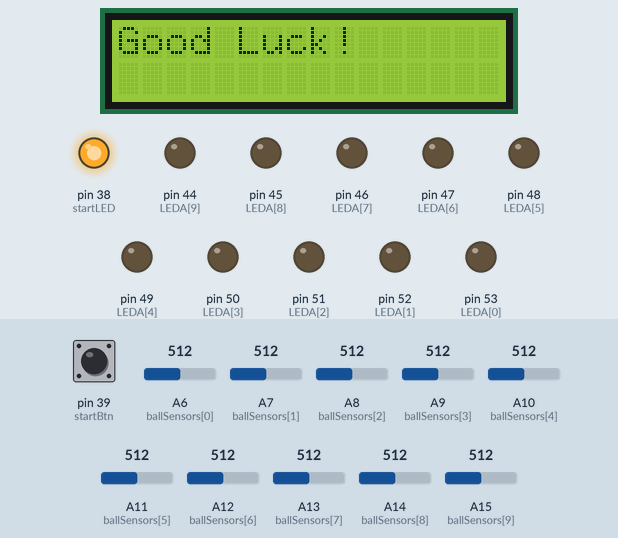
The program below on a simulated Arduino Mega 2560, built with avr-gcc and run on an emulated ATmega2560. On the bench: 16×2 character LCD, output pins drawn as LEDs (lit = HIGH). The test bench sets the inputs (shaded band); at power-on: A6 (ballSensors[0]) = 512, A8 (ballSensors[2]) = 512, A7 (ballSensors[1]) = 512, pin 39 (startBtn) HIGH, A9 (ballSensors[3]) = 512, A10 (ballSensors[4]) = 512, A11 (ballSensors[5]) = 512, A12 (ballSensors[6]) = 512, A13 (ballSensors[7]) = 512, A14 (ballSensors[8]) = 512, A15 (ballSensors[9]) = 512.

Above: at 1.2 s.
1.3 s: A6 (ballSensors[0]) set to 54
2.8 s: A6 (ballSensors[0]) set to 45
At 4.0 s:
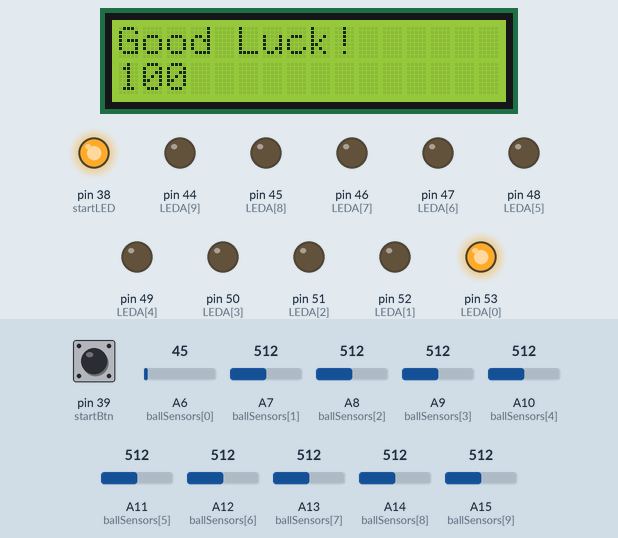
4.3 s: A8 (ballSensors[2]) set to 57
5.8 s: A8 (ballSensors[2]) set to 48
At 6.6 s:
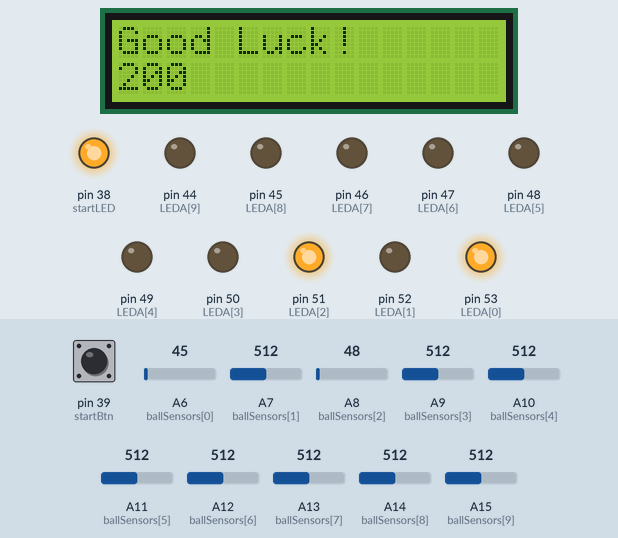
7.3 s: A7 (ballSensors[1]) set to 55
8.8 s: A7 (ballSensors[1]) set to 46
At 10.1 s:
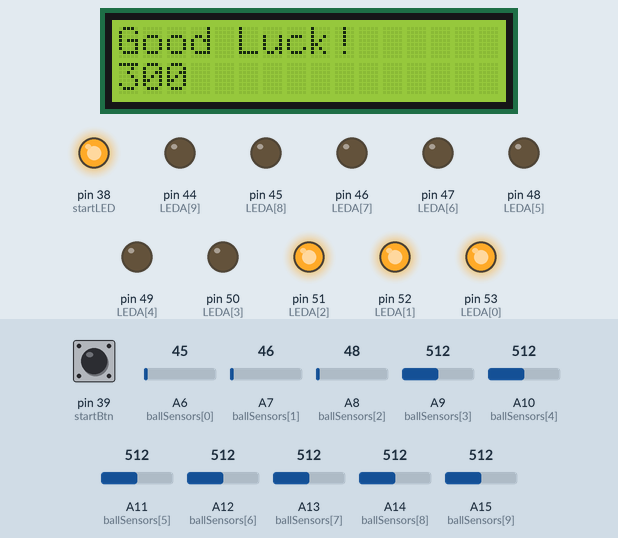
Timing chart, 0 to 11.3 s (numbered marks = the images above; inputs shaded):
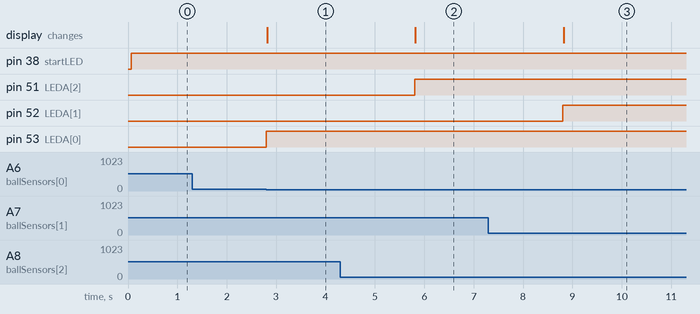

Measured:
- the behaviour switches between 51 and 50 on A6 (ballSensors[0]) (found by bisection; images 0 and 1)
- the behaviour switches between 51 and 50 on A8 (ballSensors[2]) (found by bisection; images 1 and 2)
- the behaviour switches between 51 and 50 on A7 (ballSensors[1]) (found by bisection; images 2 and 3)
- after the input at 1.3 s, every drawn part: stays the same
- after the input at 2.8 s, pin 53 (LEDA[0]): LOW → HIGH at once; the display: changes at once (image 1)
- after the input at 4.3 s, every drawn part: stays the same
- after the input at 5.8 s, pin 51 (LEDA[2]): LOW → HIGH at once; the display: changes at once (image 2)
- after the input at 7.3 s, every drawn part: stays the same
- after the input at 8.8 s, pin 52 (LEDA[1]): LOW → HIGH at once; the display: changes at once (image 3)

The program:

main.cpp
```cpp
#include <Arduino.h>

// LCD Display
#include "LiquidCrystal_I2C.h"
#include "Wire.h"
LiquidCrystal_I2C lcd(0x27, 16, 2);
bool pressStartIsShown = false;
bool goodLuckIsShown = false;
int shownCounter = 0;

// Startknopf
int startLED = 38;
int startBtn = 39;
bool gameWorks = false;

// Ball rolls over
int ballSensors[10] = {A6, A7, A8, A9, A10, A11, A12, A13, A14, A15};
int valueA[10];
bool ballWasOnA[10] = {false};

int LEDA[10] = {53, 52, 51, 50, 49, 48, 47, 46, 45, 44};

// Counter
long counter = 0;

void setup() {
    // Startknopf
    pinMode(startLED, OUTPUT);
    pinMode(startBtn, INPUT_PULLUP);

    // Serial Monitor
    Serial.begin(9600);
    Serial1.begin(9600);

    // LCD Display
    lcd.init();
    lcd.backlight();

    // LEDs Fotowiderstände
    for (int i = 0; i < 10; i++) {
        pinMode(LEDA[i], OUTPUT);
    }
}

void detectStartGame() {

    if (digitalRead(startBtn) == HIGH) {
        gameWorks = true;
        digitalWrite(startLED, HIGH);
    }
}

void detectBallOver() {

    for (int i = 0; i < 10; i++) {
        valueA[i] = analogRead(ballSensors[i]);
    }

    for (int i = 0; i < 10; i++) {
        if (valueA[i] <= 50 && !ballWasOnA[i]) {
            ballWasOnA[i] = true;
            counter += 100;

            // Serial.println("Counter A" + String(i + 6) + ": " + String(counter));
            // Serial.println("ValueA" + String(i + 6) + ": " + String(valueA[i]));

            digitalWrite(LEDA[i], HIGH);
        } else if (valueA[i] > 80) {
            ballWasOnA[i] = false;
            digitalWrite(LEDA[i], LOW);
        }
    }
}

void refreshDisplays() {

    // lcd display
    if (!gameWorks && !pressStartIsShown) {
        lcd.setCursor(0, 0);
        lcd.print("Press Start");
        pressStartIsShown = true;
    }
    if (gameWorks && !goodLuckIsShown) {
        lcd.clear();
        lcd.setCursor(0, 0);
        lcd.print("Good Luck!");
        goodLuckIsShown = true;
    }
    if (shownCounter != counter) {
        lcd.clear();
        lcd.setCursor(0, 0);
        lcd.print("Good Luck!");
        lcd.setCursor(0, 1);
        lcd.print(counter);
        shownCounter = counter;
    }

    // 7 digit display
    Serial1.println(counter);
}

void loop() {

    // detects if start button is pressed
    detectStartGame();

    // if gameworks it is checked whether a ball rolls over sensor
    if (gameWorks == true) {
        detectBallOver();
    }

    // refreshes displays
    refreshDisplays();


}
```
